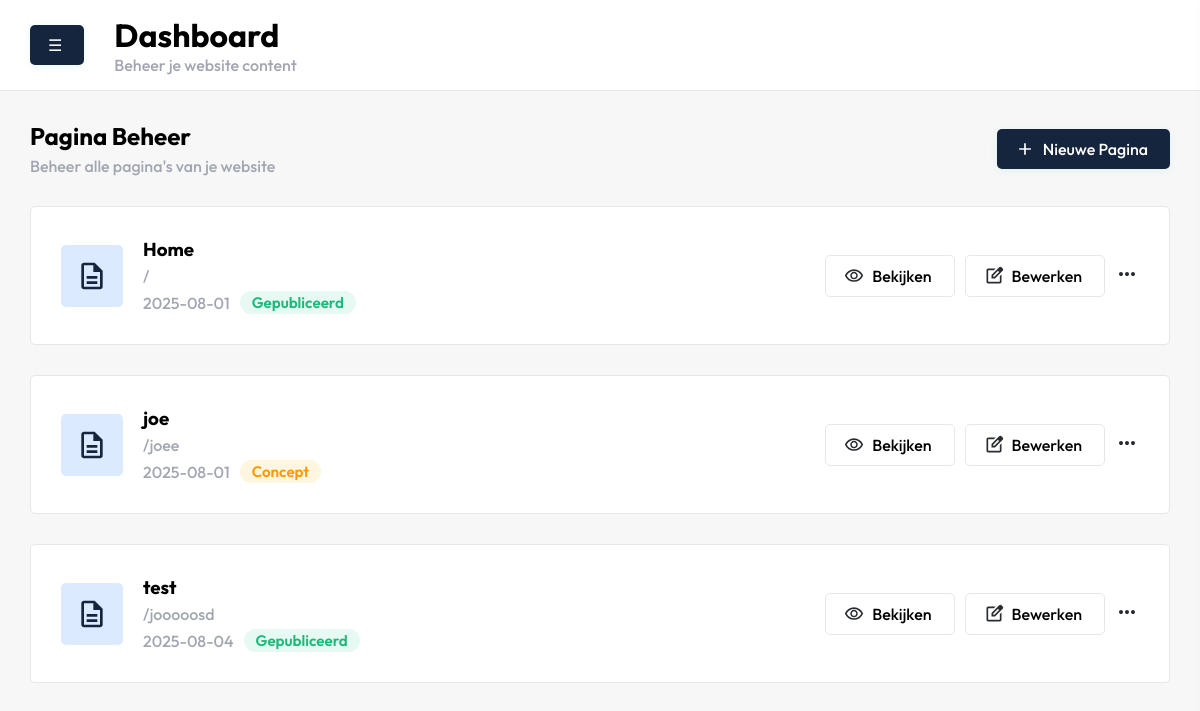
The page /dashboard/pages/index.php (signed in) on the database its author committed.
### tables this page shows
CREATE TABLE IF NOT EXISTS `pages` (
  `id` int NOT NULL AUTO_INCREMENT,
  `template_id` int DEFAULT NULL,
  `url` varchar(100) NOT NULL,
  `status` tinyint(1) NOT NULL,
  `created_at` date NOT NULL,
  `pagecontent_id` int DEFAULT NULL,
  `isDeleted` tinyint(1) NOT NULL,
  PRIMARY KEY (`id`),
  KEY `template_id` (`template_id`),
  KEY `fk_pagecontent` (`pagecontent_id`)
);

CREATE TABLE IF NOT EXISTS `pagecontent` (
  `id` int NOT NULL AUTO_INCREMENT,
  `title` varchar(255) NOT NULL,
  `description` text,
  `meta_title` varchar(255) NOT NULL,
  `meta_description` text NOT NULL,
  PRIMARY KEY (`id`)
);

### controllers/pages/pages_content.php (called while the page is built, shortened)
<?php
function getAllPageContent($conn) {
    $sql = "SELECT * FROM PageContent
            ORDER BY
              CASE WHEN title = 'Home' THEN 0 ELSE 1 END,
              title ASC";
    $stmt = $conn->query($sql);
    $pageContent = [];
    if ($stmt) {
        while ($row = $stmt->fetch(PDO::FETCH_ASSOC)) {
            $pageContent[] = $row;
        }
    }
    return $pageContent;
}
?>

### controllers/controller.php (called while the page is built, shortened)
<?php
require_once(__DIR__ . '/templates/syncTemplates.php');
require_once('pages/pages.php');
$pages = getAllPages($conn);
require_once('pages/pages_content.php');
$pageContent = getAllPageContent($conn);
require_once('widgets/addWidgets.php');
require_once('options/options.php');
$dashboardUrl = rtrim(getOption($conn, 'dashboard_url'), '/') . '/';
?>

### controllers/pages/pages.php (called while the page is built, shortened)
<?php
function getAllPages($conn) {
    $sql = "SELECT pages.*, templates.title AS template_title
            FROM pages
            LEFT JOIN templates ON pages.template_id = templates.id
            WHERE isDeleted = 0";
    $stmt = $conn->query($sql);
    $pages = [];
    if ($stmt) {
        while ($row = $stmt->fetch(PDO::FETCH_ASSOC)) {
            $pages[] = $row;
        }
    }
    return $pages;
}
?>

### controllers/options/options.php (called while the page is built, shortened)
<?php
function getOption($conn, $key) {
    $stmt = $conn->prepare("SELECT value FROM options WHERE `key` = ?");
    $stmt->execute([$key]);
    return $stmt->fetchColumn();
}
?>

### dashboard/pages/index.php (the view, shortened to what this page needs)
<?php
require_once  '../../controllers/controller.php';
include('../includes/header.php');
?>
<section id="pages">
    <div class="container">
        <div class="justify-between">
            <div class="intro">
                <h2>Pagina Beheer</h2>
                <p>Beheer alle pagina's van je website</p>
            </div>
            <div class="align-center">
                <button class="open-slide-in blue-btn">
                    <svg xmlns="http://www.w3.org/2000/svg" height="24px" viewBox="0 -960 960 960" width="24px"
                        fill="#292D32">
                        <path d="M440-440H200v-80h240v-240h80v240h240v80H520v240h-80v-240Z" />
                    </svg>
                    Nieuwe Pagina
                </button>
            </div>
        </div>
    </div>
    <div class="container">
        <?php foreach ($pageContent as $content): ?>
        <?php foreach ($pages as $page): ?>
        <?php if ($page['pagecontent_id'] == $content['id']): ?>
        <div class="card">
            <div class="info justify-between">
                <div class="flex gap20">
                    <div class="align-center">
                        <div class="icon align-center">
                        </div>
                    </div>
                    <div class="directioncolumn gap5">
                        <h3><?= htmlspecialchars($content['title']) ?></h3>
                        <p>/<?= htmlspecialchars($page['url']) ?></p>
                        <div class="flex gap10">
                            <p class="align-center"><?= htmlspecialchars($page['created_at']) ?></p>
                            <p class="status <?= $page['status'] == 1 ? 'status--groen' : 'status--oranje' ?>">
                                <?= $page['status'] == 1 ? 'Gepubliceerd' : 'Concept' ?>
                            </p>
                        </div>
                    </div>
                </div>
                <div class="align-center gap10">
                    <div>
                        <a class="" href="<?= $dashboardUrl . htmlspecialchars($page['url']) ?>" target="_blank">
                            <button class="white-btn">
                                Bekijken
                            </button>
                        </a>
                    </div>
                    <div>
                        <a class="" href="edit.php?id=<?= $page['id'] ?>">
                            <button class="white-btn">
                                Bewerken
                            </button>
                        </a>
                    </div>
                    <div class="action-menu-wrapper">
                    </div>
                </div>
            </div>
        </div>
        <?php endif; ?>
        <?php endforeach; ?>
        <?php endforeach; ?>
    </div>
</section>
<?php include '../includes/footer.php'; ?>

### dashboard/css/style.css (style rules this page uses)
body { font-family: 'Outfit', sans-serif; background: #f7f7f7; margin: 0; padding: 0; }
.container { padding-left: 30px; padding-right: 30px; }
button { font-family: 'Outfit', sans-serif; }
h1, h2, h3, h4, h5, h6 { margin: 0; padding: 0; }
p { margin: 0; padding: 0; color: rgb(161 166 177); font-weight: 500; }
.blue-btn { background: #14253D; color: #fff; border: none; border-radius: 5px; padding: 10px 22px 10px 18px; font-size: 16px; font-weight: 500; display: inline-flex; align-items: center; gap: 8px; box-shadow: 0 2px 8px rgba(63,216,190,0.12); cursor: pointer; transition: background 0.2s; }
.blue-btn svg { width: 20px; height: 20px; fill: #fff; }
.white-btn { background: #fff; border: none; border-radius: 5px; padding: 10px 22px 10px 18px; font-size: 16px; font-weight: 500; display: inline-flex; align-items: center; gap: 8px; cursor: pointer; transition: background 0.2s; border: 1px solid #e5e7eb; }
.white-btn svg { width: 20px; height: 20px; }
#pages, #widgets { width: 100%; }
#pages .intro, #widgets .intro { padding: 30px 0; }
#pages .intro h2, #pages .intro h2 { padding-bottom: 5px; }
#pages .card { border: 1px solid #e5e7eb; border-radius: 5px; background-color: #fff; margin-bottom: 30px; }
#pages .card .info { padding: 30px; }
#pages .card .info .icon { width: 32px; height: 32px; background-color: rgb(219 234 254); padding: 15px; border-radius: 5px; display: flex; align-items: center; justify-content: center; }
#pages .card .info .status { padding: 2px 12px; border-radius: 12px; font-weight: 600; font-size: 0.95em; display: inline-block; }
#pages .card .info .status--groen { background: #e6f9f2; color: #1bb97a; }
#pages .card .info .status--oranje { background: #fff6e0; color: #ff9800; }
.flex { display: flex; }
.justify-between { display: flex; justify-content: space-between; }
.align-center { display: flex; align-items: center; }
.directioncolumn { display: flex; flex-direction: column; }
.gap20 { gap: 20px; }
.gap10 { gap: 10px; }
.gap5 { gap: 5px; }

### dashboard/pages/index.php (style rules this page uses)
.action-menu-wrapper { position: relative; display: inline-block; }

### rows shown on the page
pages: pagecontent.title "Home", created_at "2025-08-01", status "Gepubliceerd"
pages: pagecontent.title "joe", url "joee", created_at "2025-08-01", status "Concept"
pages: pagecontent.title "test", url "jooooosd", created_at "2025-08-04", status "Gepubliceerd"
